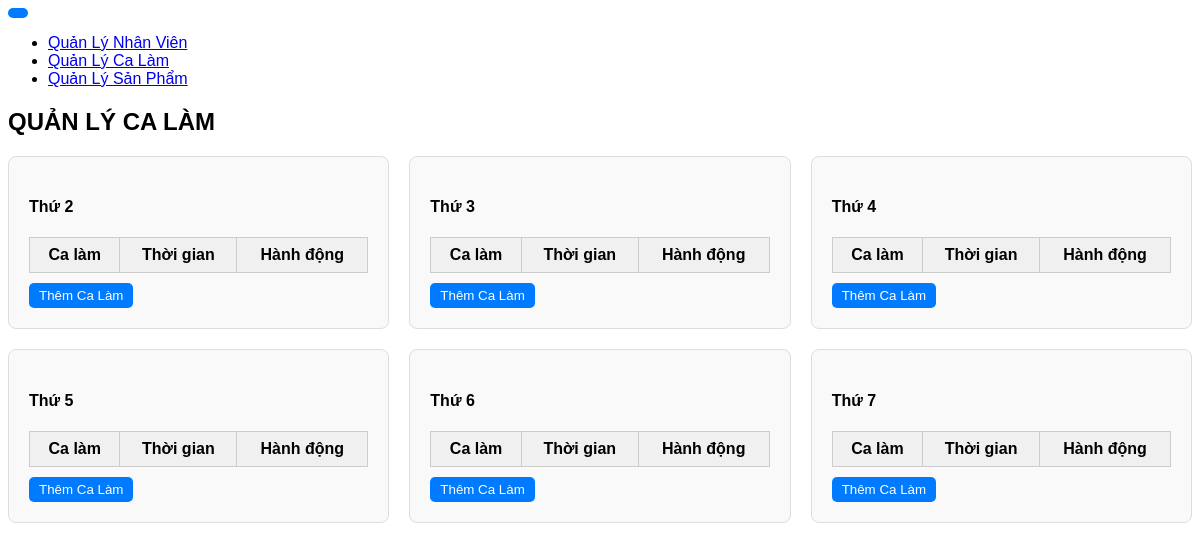
Before: /page/calam/index.php with the older database file.
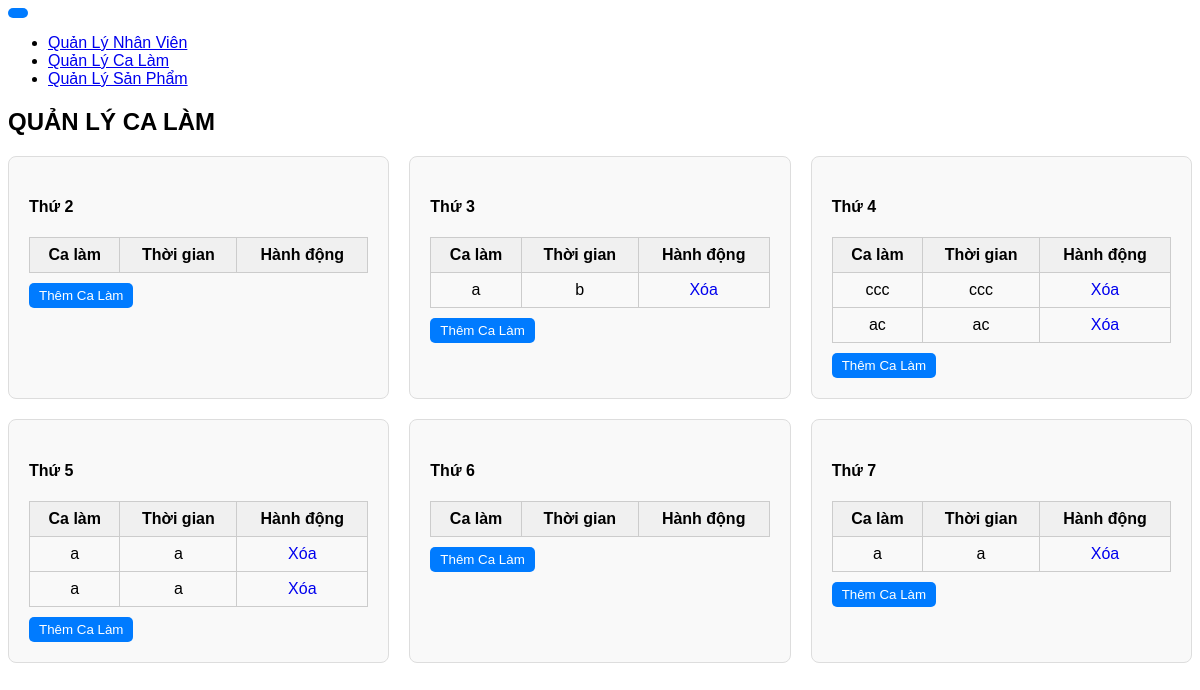
After: the same page with the newer database file.
### tables this page shows
CREATE TABLE `calam` (
  `maCa` int(11) NOT NULL,
  `thu` int(11) NOT NULL,
  `tenCa` varchar(20) NOT NULL,
  `thoigian` varchar(30) NOT NULL
);

### class/classdb.php (called while the page is built, shortened)
<?php
    class database{
        private function ketnoi(){
            $conn=new mysqli("localhost","root","","thedreamteam");
            if($conn->connect_error){
                echo "Kết nối thất bại!";
                exit();
            }
            else{
                return $conn;
            }
        }
        public function laydulieu($sql)
        {
            $arr = array();
            $link = $this->ketnoi();
            $result = $link->query($sql);
            if ($result->num_rows) {
                while ($row = $result->fetch_assoc()) {
                    $arr[] = $row;
                }
            }
            return $arr;
        }
    }
?>

### page/calam/index.php (the view, shortened to what this page needs)
<nav class="navbar navbar-expand-lg navbar-light bg-light">
        <div class="container">
            <button class="navbar-toggler" type="button" data-bs-toggle="collapse" data-bs-target="#navbarNav" aria-controls="navbarNav" aria-expanded="false" aria-label="Toggle navigation">
            </button>
            <div class="collapse navbar-collapse" id="navbarNav">
                <ul class="navbar-nav">
                    <li class="nav-item">
                        <a class="nav-link" href="index.php?page=quanly">Quản Lý Nhân Viên</a>
                    </li>
                    <li class="nav-item active">
                        <a class="nav-link" href="index.php?page=calam">Quản Lý Ca Làm</a>
                    </li>
                    <li class="nav-item">
                        <a class="nav-link" href="#">Quản Lý Sản Phẩm</a>
                    </li>
                </ul>
            </div>
        </div>
    </nav>
<section>
    <div class="container mt-5">
        <h2 class="text-center pb-4">QUẢN LÝ CA LÀM</h2>
        <div class="schedule-wrapper">
            <?php
            $obj= new database();
            for ($i = 2; $i <= 7; $i++) {
                $sql = 'select * from calam where thu = ' . $i . '';
                $result = $obj->laydulieu($sql);
                echo '<div class="day-schedule">';
                echo '<h4>Thứ ' . $i . '</h4>';
                echo '<table>
                    <thead>
                        <tr>
                            <th>Ca làm</th>
                            <th>Thời gian</th>
                            <th>Hành động</th>
                        </tr>
                    </thead>
                    <tbody>';
                for ($j = 0; $j < count($result); $j++) {
                    echo "<tr>
                    <td>" . $result[$j]['tenCa'] . "</td>
                    <td>" . $result[$j]['thoigian'] . "</td>
                    <td>
                        <a style='text-decoration: none;' href='index.php?page=calam&id={$result[$j]['maCa']}'>Xóa</a>
                    </td>
                </tr>";
                }
                echo '</tbody>
                </table>
                <button onclick="openModal('.$i.')">Thêm Ca Làm</button>
            </div>';
            }
            ?>
        </div>
    </div>
</section>

### page/calam/index.php (style rules this page uses)
.schedule-wrapper { display: grid; grid-template-columns: repeat(auto-fit, minmax(300px, 1fr)); gap: 20px; }
.day-schedule { border: 1px solid #ddd; padding: 20px; border-radius: 8px; background-color: #f9f9f9; }
table { width: 100%; border-collapse: collapse; margin-bottom: 10px; }
table th, table td { border: 1px solid #ccc; padding: 8px; text-align: center; }
table th { background-color: #f0f0f0; }
button { padding: 5px 10px; border: none; border-radius: 5px; background-color: #007bff; color: white; cursor: pointer; }

Changed rows visible on the page:
added calam: tenCa "a", thoigian "b"
added calam: tenCa "ccc", thoigian "ccc"
added calam: tenCa "ac", thoigian "ac"
added calam: tenCa "a", thoigian "a"
added calam: tenCa "a", thoigian "a"
added calam: tenCa "a", thoigian "a"
